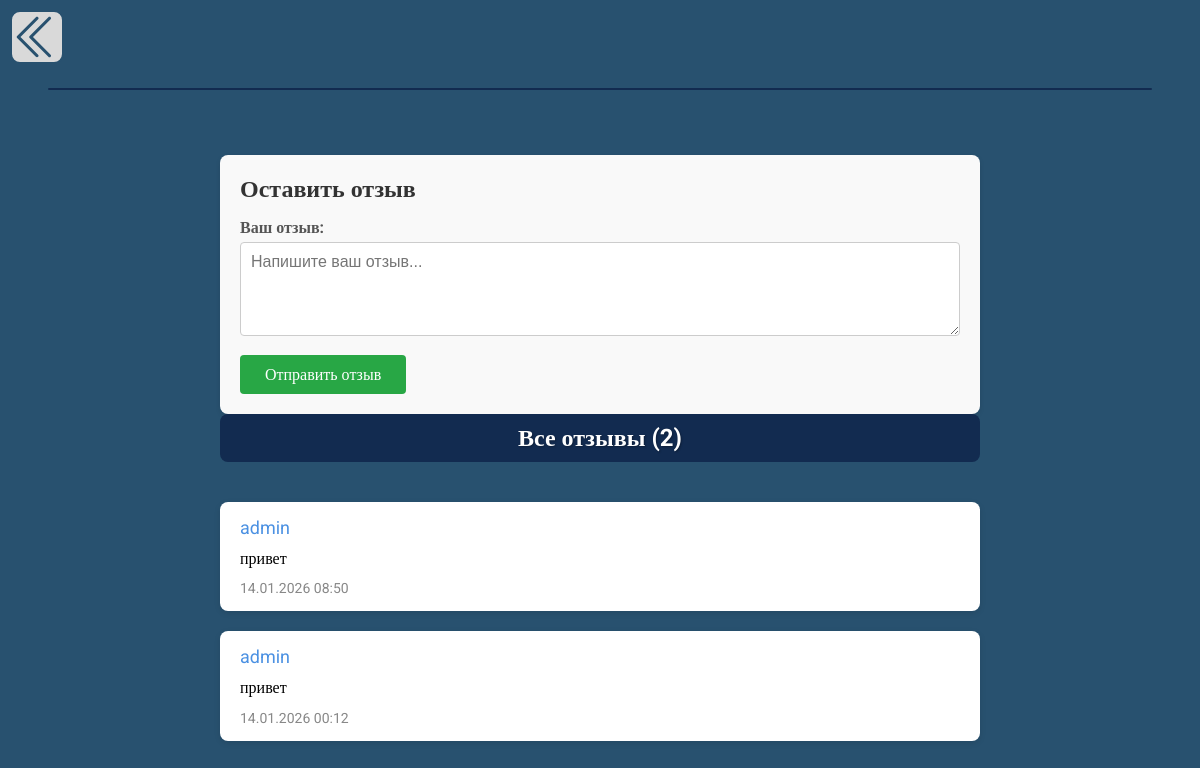
Page /comments/1/ (signed in) on the committed database.
### EZakon_app/models.py (models this page shows, shortened)
class Comment(models.Model):
    lawyer = models.ForeignKey(
        Lawyer, on_delete=models.CASCADE, related_name="comments"
    )
    author = models.ForeignKey(User, on_delete=models.CASCADE)
    text = models.TextField("Текст отзыва")
    created_at = models.DateTimeField(auto_now_add=True)
    class Meta:
        verbose_name = "Отзыв"
        verbose_name_plural = "Отзывы"
        ordering = ["-created_at"]

### EZakon_app/views.py (the view)
# urls.py: path("comments/<int:pk>/", views.comments_page, name="comments_page"),
def comments_page(request, pk):
    lawyer = get_object_or_404(Lawyer, pk=pk)
    comments = Comment.objects.filter(lawyer=lawyer).order_by("?")
    if request.method == "POST":
        if request.user.is_authenticated:
            form = CommentForm(request.POST)
            if form.is_valid():
                comment = form.save(commit=False)
                comment.lawyer = lawyer
                comment.author = request.user
                comment.save()
                return redirect("comments_page", pk=lawyer.pk)
        else:
            return redirect("login_view")
    else:
        form = CommentForm()
    context = {
        "lawyer": lawyer,
        "comments": comments,
        "form": form,
    }
    return render(request, "comments.html", context)

### EZakon_app/forms.py
class CommentForm(forms.ModelForm):
    class Meta:
        model = Comment
        fields = ["text"]
        widgets = {
            "text": forms.Textarea(
                attrs={
                    "rows": 4,
                    "placeholder": "Напишите ваш отзыв...",
                    "class": "form-control",
                }
            ),
        }
        labels = {
            "text": "Ваш отзыв",
        }

### EZakon_app/templates/comments.html (shortened to what this page needs)
{% extends 'base.html' %}
{% load static %}
{%  block header %}
<header>
    <a href="{% url 'LawyerProfile_page' lawyer.pk %}">
        <img src="{% static './images/Back.svg' %}" alt="Назад" class="backicon">
    </a>
</header>
<div class="for_line">
    <hr class="line">
</div>
{% endblock %}
{% block content %}
<div class="main-content">
    <div class="comment-form">
        <h3>Оставить отзыв</h3>
        {% if user.is_authenticated %}
            <form method="POST">
                <div class="form-group">
                    <label for="id_text">Ваш отзыв:</label>
                    {{ form.text }}
                </div>
                <button type="submit" class="submit-button">Отправить отзыв</button>
            </form>
        {% else %}
            <p style="color: white; text-align: center;">
                Пожалуйста, <a href="{% url 'login_view' %}" style="color: #F6EA5D;">авторизуйтесь</a> чтобы оставить отзыв
            </p>
        {% endif %}
    </div>
    <div class="comments-section">
        <h2>Все отзывы ({{ comments.count }})</h2>
        {% if comments %}
            {% for comment in comments %}
            <div class="comment">
                <p class="comment-author">{{ comment.author.username }}</p>
                <p class="comment-text">{{ comment.text }}</p>
                <span class="comment-time">{{ comment.created_at|date:"d.m.Y H:i" }}</span>
            </div>
            {% endfor %}
        {% else %}
            <p style="text-align: center; color: white;">Пока нет отзывов. Будьте первым!</p>
        {% endif %}
    </div>
</div>
{% endblock %}

### EZakon_app/static/CSS/style.css (style rules this page uses)
* { padding: 0; margin: 0; box-sizing: border-box; font-family: "Roboto", serif; }
:root { --blue: #122b50; --lightgray: #D9D9D9; --yelllow: #F6EA5D; --black: #1E1E1E; --gray: #A7A7A7; --white: #ffffff; --lightblue: #28516F; --heavygray: #A7A7A7; --card-padding: 20px; --card-border-radius: 12px; --card-shadow: 0 4px 8px rgba(0, 0, 0, 0.2); --card-hover-transform: translateY(-5px); --card-hover-shadow: 0 8px 16px rgba(0, 0, 0, 0.3); --toc-background: var(--blue); --toc-text-color: var(--white); --toc-link-color: var(--yelllow); }
a { text-decoration: none; }
body { background-color: var(--lightblue); }
.for_line { display: flex; justify-content: center; }
.line { background-color: var(--blue); height: 2px; width: 90vw; border: none; border-radius: 30px; margin-bottom: 20px; margin-top: 10px; }
.line { background-color: var(--blue); height: 2px; width: 92vw; border: none; border-radius: 30px; margin-bottom: 15px; }
.backicon { background-color: var(--lightgray); border: 2px solid var(--lightblue); border-radius: 10px; }
.backicon { margin: 10px; }
.main-content { max-width: 800px; margin: 0 auto; padding: 20px; }
.comments-section { display: flex; flex-direction: column; gap: 20px; }
.comment { background: #fff; padding: 15px 20px; border-radius: 8px; box-shadow: 0 2px 6px rgba(0,0,0,0.1); }
.comment-author { margin: 0 0 10px; font-size: 18px; color: #4a90e2; }
.comment-text { margin: 0 0 10px; font-size: 16px; line-height: 1.4; }
.comment-time { display: block; font-size: 14px; color: #888; }
.comments-section h2 { font-size: 24px; margin-bottom: 20px; color: var(--white); background-color: var(--blue); padding: 10px; border-radius: 8px; text-align: center; text-shadow: 1px 1px 2px rgba(0,0,0,0.3); }
.comment-form { background-color: #f9f9f9; padding: 20px; border-radius: 8px; margin-top: 30px; box-shadow: 0 2px 5px rgba(0, 0, 0, 0.1); }
.comment-form h3 { margin-bottom: 15px; font-size: 1.5em; color: #333; }
.form-group { margin-bottom: 15px; }
.form-group label { display: block; margin-bottom: 5px; font-weight: bold; color: #555; }
.form-group textarea { width: 100%; padding: 10px; border: 1px solid #ccc; border-radius: 4px; resize: vertical; font-size: 1em; font-family: Arial, sans-serif; }
.submit-button { background-color: #28a745; color: #fff; padding: 10px 25px; border: none; border-radius: 4px; cursor: pointer; font-size: 1em; transition: background-color 0.3s ease; }

### rows in the picture
Comment: author.username "admin", text "привет", created_at "14.01.2026 08:50"
Comment: author.username "admin", text "привет", created_at "14.01.2026 00:12"

### other values in the picture
{{ comments.count }} "2"
